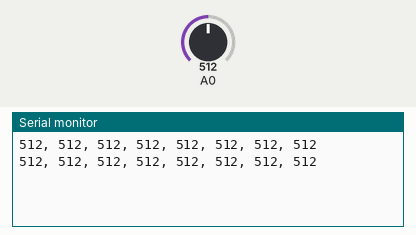
Simulated run of this sketch. Board: Arduino Zero (SAMD21). On the bench: the last lines printed to the serial monitor. The test bench sets the inputs (shaded band); at power-on: A0 = 512 (analog values on the 0–1023 scale).

Above: at 1.2 s.
1.3 s: A0 set to 490
At 2.1 s:
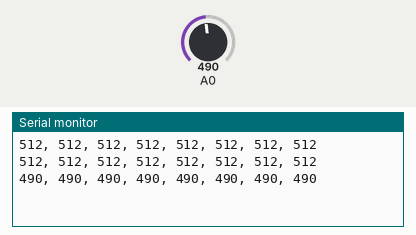
2.8 s: A0 set to 510
At 2.8 s:
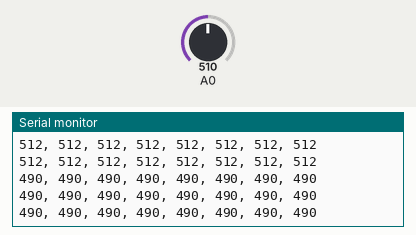
Timing chart, 0 to 5.8 s (numbered marks = the images above; inputs shaded):
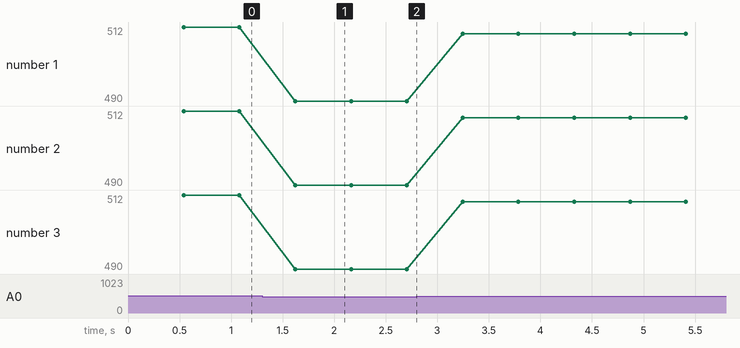

The sketch:

muxTest.ino
```cpp
#define MUX_CHANNELS 8
#define MUX_SELECT_1_PIN 11 // GP11 = PIN 15
#define MUX_SELECT_2_PIN 12 // GP12 = PIN 16
#define MUX_SELECT_3_PIN 13 // GP13 = PIN 17

bool isReadPhase = true;
int muxValues1[MUX_CHANNELS] = { 0, 0, 0, 0, 0, 0, 0, 0 },
  muxCounter = 0;
void setMuxSelectPins() {
  digitalWrite(MUX_SELECT_1_PIN, bitRead(muxCounter, 0));
  digitalWrite(MUX_SELECT_2_PIN, bitRead(muxCounter, 1));
  digitalWrite(MUX_SELECT_3_PIN, bitRead(muxCounter, 2));
}
void readMux() {
  muxValues1[muxCounter] = analogRead(A0);
  muxCounter++;
  if (muxCounter >= MUX_CHANNELS) muxCounter = 0;
}
void setup() {
  Serial.begin(9600);
  analogReadResolution(10);  // SET ANALOG READ TO 10 BITS (VALUE RANGE 0 - 1023)
  pinMode(MUX_SELECT_1_PIN, OUTPUT);
  pinMode(MUX_SELECT_2_PIN, OUTPUT);
  pinMode(MUX_SELECT_3_PIN, OUTPUT);
}
int debugCounter = 0;
void loop() {
  if(isReadPhase) readMux();
  else setMuxSelectPins();
  isReadPhase = !isReadPhase;
  debugCounter++;
  if( debugCounter >= 500 ){
    for( int i = 0; i < MUX_CHANNELS; i++ ){
       if( i == MUX_CHANNELS - 1 ) Serial.println( muxValues1[i] );
       else{
        Serial.print( muxValues1[ i ] );
        Serial.print( ", " );
      }
    }
    debugCounter = 0;
  }
  delay(1);
}
```

Measured:
- after the input at 1.3 s, the serial monitor: prints a new line after 0.32 s (image 1)
- plotted number 1: 512 → 490 after the input at 1.3 s, 490 → 510 after the input at 2.8 s
- plotted number 2: 512 → 490 after the input at 1.3 s, 490 → 510 after the input at 2.8 s
- plotted number 3: 512 → 490 after the input at 1.3 s, 490 → 510 after the input at 2.8 s
